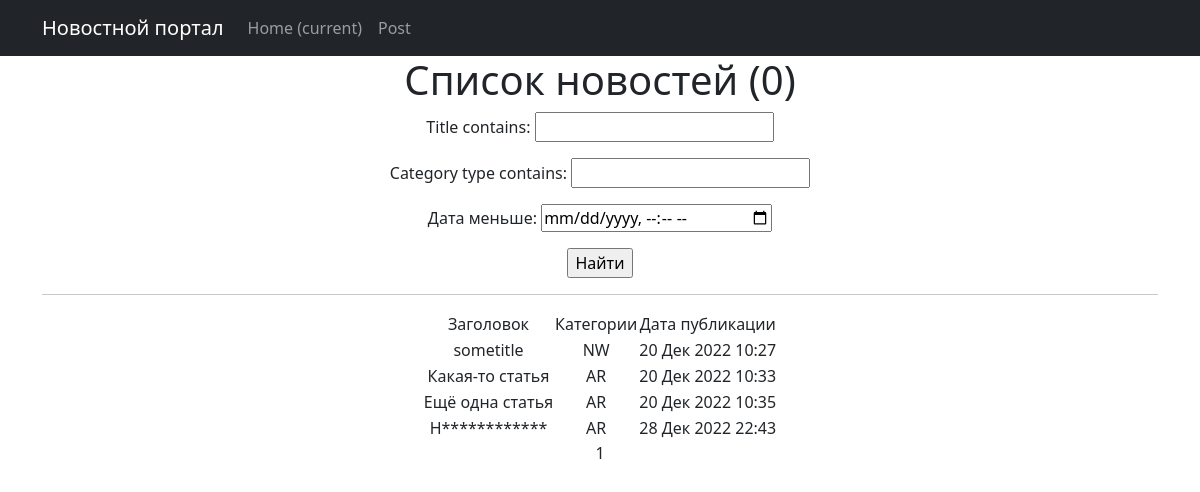
/news/search/, run on an earlier commit of the app's database.
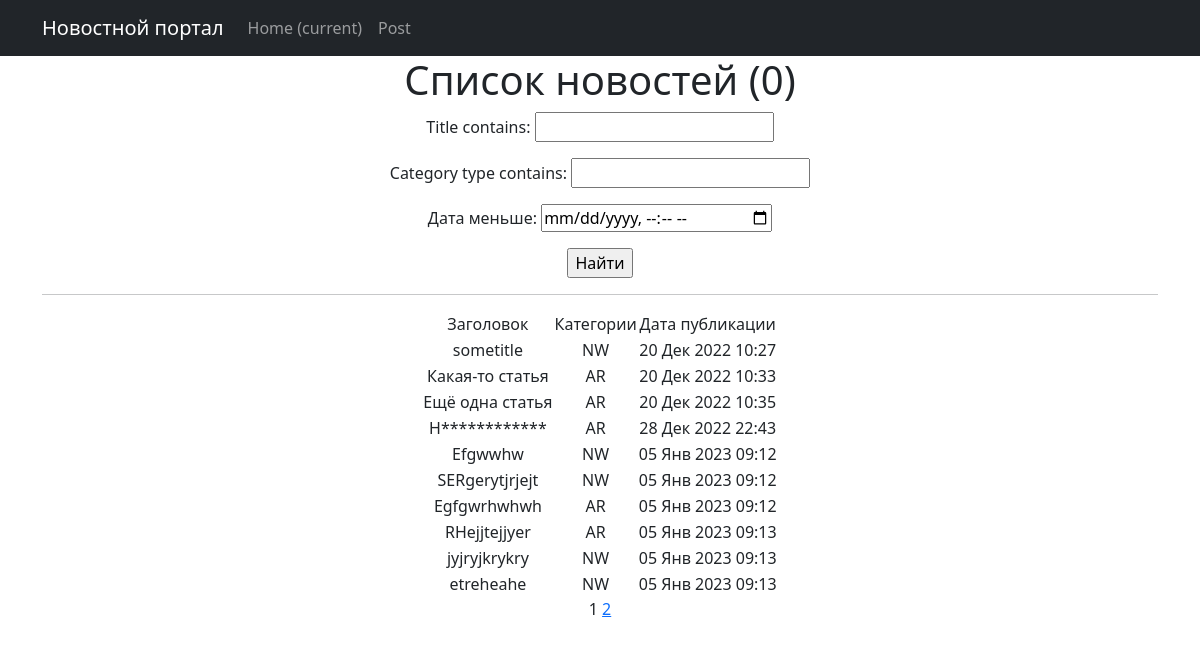
And on a later commit of the database.
### news/models.py (models this page shows, shortened)
class Post(models.Model):
    author = models.ForeignKey(Author, on_delete=models.CASCADE)
    NEWS = 'NW'
    ARTICLE = 'AR'
    CATEGORY_CHOICES = (
        (NEWS, 'Новость'),
        (ARTICLE, 'Статья'),
    )
    category_type = models.CharField(max_length=2, choices=CATEGORY_CHOICES, default=ARTICLE)
    dateCreation = models.DateTimeField(auto_now_add=True)
    postCategory = models.ManyToManyField(Category, through="PostCategory")
    title = models.CharField(max_length=128)
    text = models.TextField()
    rating = models.SmallIntegerField(default=0)

### news/views.py (the view)
# urls.py: path('search/', PostSearch.as_view()),
class PostSearch(ListView):
    model = Post
    ordering = 'dateCreation'
    template_name = 'search.html'
    context_object_name = 'search'
    paginate_by = 10
    def get_queryset(self):
        queryset = super().get_queryset()
        self.filterset = PostFilter(self.request.GET, queryset)
        return self.filterset.qs
    def get_context_data(self, **kwargs):
        context = super().get_context_data(**kwargs)
        context['filterset'] = self.filterset
        return context

### news/templatetags/custom_filters.py (called while the page is built)
@register.filter(name="censor")
def censor(value):
    if not isinstance(value, str):
        raise TypeError(f"Ошибка: переменная {value} должна быть строкой")
    for bw in value.split():
        if bw.lower() in bad_words:
            value = value.replace(bw, list(bw)[0] + ((len(bw) - 1) * "*"))
    return value

### templates/search.html (shortened to what this page needs)
{% extends 'flatpages/default.html' %}
{% load custom_filters %}
{% block content %}
    <h1>Список новостей ({{ news|length }})</h1>
    <form action="" method="get">
       {{ filterset.form.as_p }}
       <input type="submit" value="Найти" />
    </form>
    <hr>
    {% if search %}
        <table style="margin-left: auto; margin-right: auto;">
            <tr>
                <td>Заголовок</td>
                <td>Категории</td>
                <td>Дата публикации</td>
            </tr>
            {% for new in search %}
            <tr>
                <td>{{ new.title|censor }}</td>
                <td>{{ new.category_type }}</td>
                <td>{{ new.dateCreation|date:'d M Y H:i' }}</td>
            </tr>
            {% endfor %}
        </table>
    {% else %}
        <h2>Новостей нет!</h2>
    {% endif %}
   {{ page_obj.number }}
   {% if page_obj.has_next %}
       <a href="?page={{ page_obj.next_page_number }}">{{ page_obj.next_page_number }}</a>
   {% endif %}
{% endblock content %}

### templates/flatpages/default.html (shortened to what this page needs)
<!DOCTYPE html>
<html lang="en">
    <head>
        {% load static %}
        <link href="{% static 'css/styles.css' %}" rel="stylesheet" />
    </head>
    <body>
        <nav class="navbar navbar-expand-lg navbar-dark bg-dark static-top">
            <div class="container">
                <a class="navbar-brand" href="#">Новостной портал</a>
                <div class="collapse navbar-collapse" id="navbarResponsive">
                    <ul class="navbar-nav ml-auto">
                        <li class="nav-item active">
                            <a class="nav-link" href="#">Home
                                <span class="sr-only">(current)</span>
                            </a>
                        </li>
                        <li class="nav-item">
                            <a class="nav-link" href="/news/">Post</a>
                        </li>
                    </ul>
                </div>
            </div>
        </nav>
        <div class="container">
            <div class="row">
                <div class="col-lg-12 text-center">
                    {% block content %}{% endblock content %}
                </div>
            </div>
        </div>
    </body>
</html>

What changed in the data, as far as the page shows it:
added Post: title|censor "Efgwwhw", category_type "NW", dateCreation "05 Янв 2023 09:12"
added Post: title|censor "SERgerytjrjejt", category_type "NW", dateCreation "05 Янв 2023 09:12"
added Post: title|censor "Egfgwrhwhwh", category_type "AR", dateCreation "05 Янв 2023 09:12"
added Post: title|censor "RHejjtejjyer", category_type "AR", dateCreation "05 Янв 2023 09:13"
added Post: title|censor "jyjryjkrykry", category_type "NW", dateCreation "05 Янв 2023 09:13"
added Post: title|censor "etreheahe", category_type "NW", dateCreation "05 Янв 2023 09:13"
Also different on the page:
{{ page_obj.next_page_number }}: (not shown) → "2"
